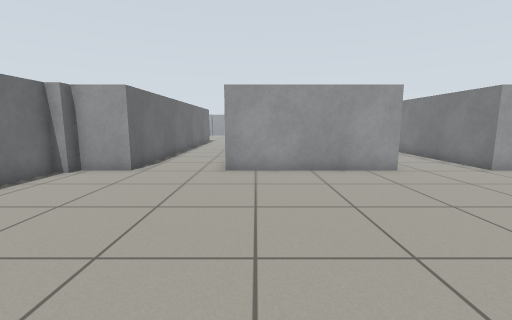
[1] (above)

16 first-person views from a walk through a Gazebo world. The camera is 0.83 m above the floor, tilts 8° down and sees 90° across. The floor is counted in squares, 0.5 m on a side. Each view is taken from the middle of a square. On the plan, view 1 faces up. The plan holds only what a view shows up to about 14 squares ahead; the rest is blank.

[2]
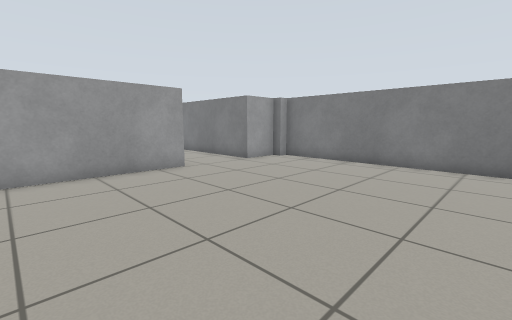

[3]
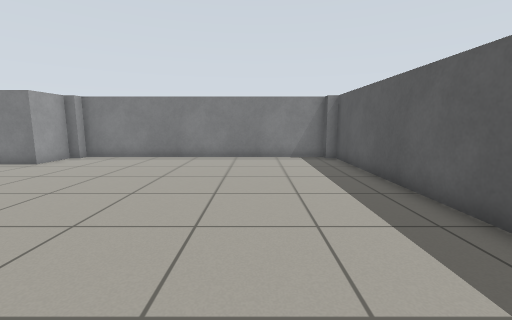

[4]
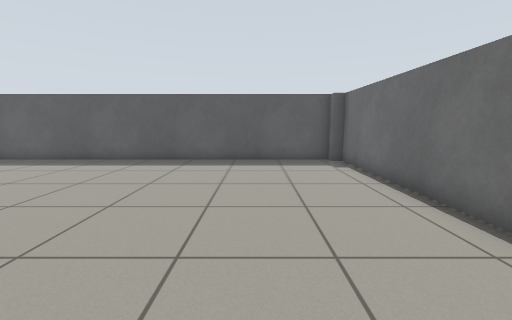

[5]
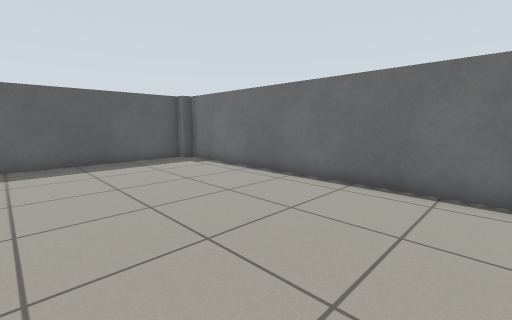

[6]
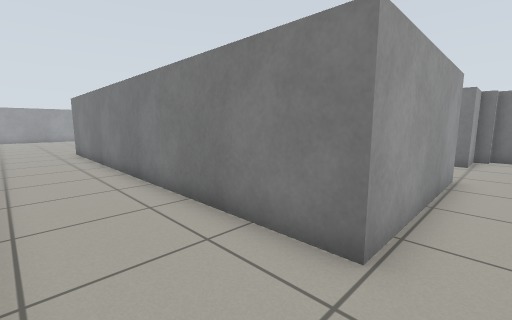

[7]
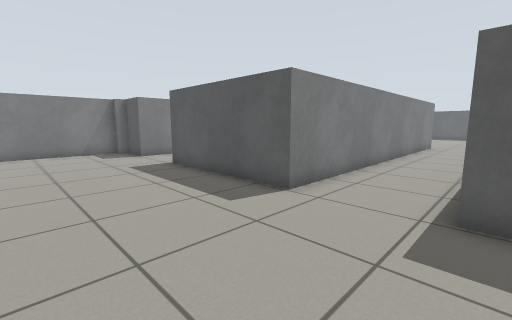

[8]
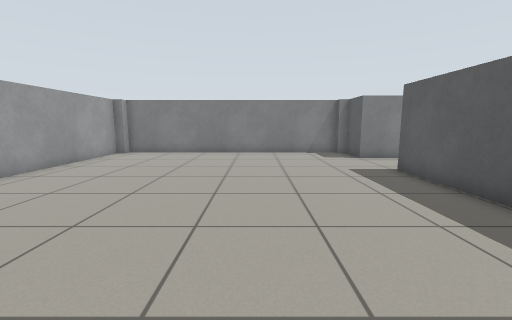

[9]
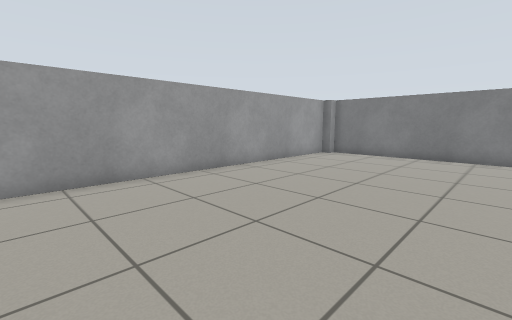

[10]
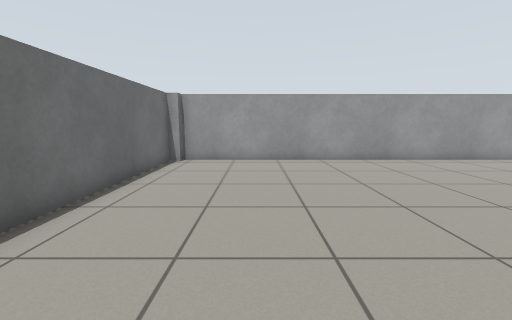

[11]
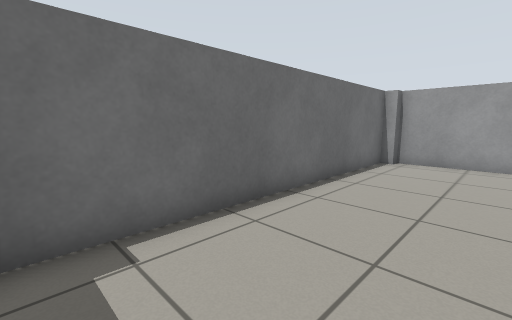

[12]
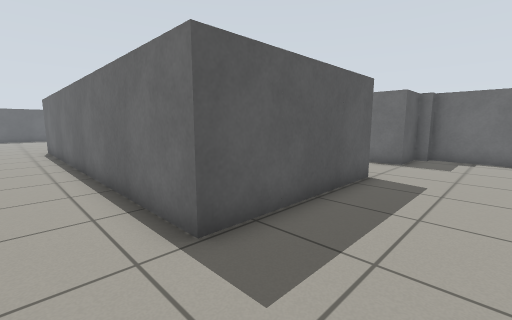

[13]
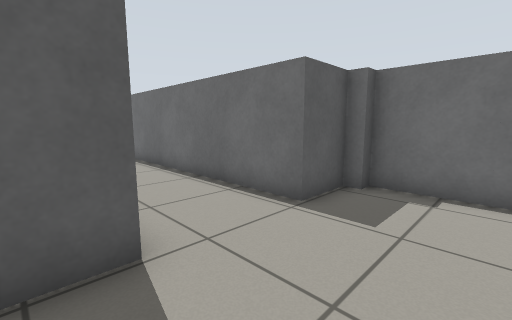

[14]
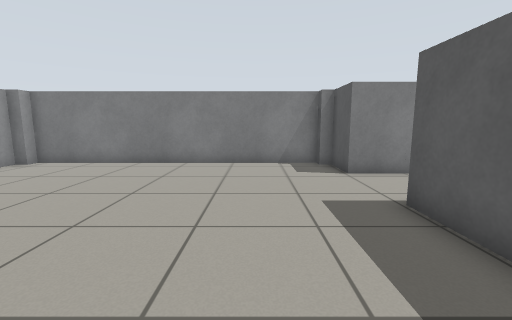

[15]
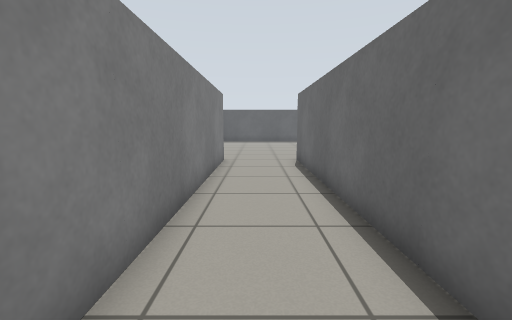

[16]
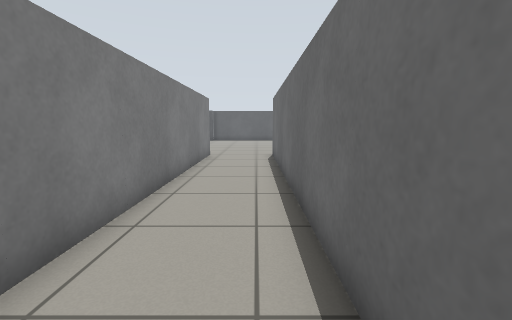

### Floor plan
Ten units are one square. View 1 is at (0, 0); x grows to the right and y downward. Boxes are objects, and circles mark ways between rooms. Rooms are numbered by the first view taken in them; rooms with no view inside come last. Other rooms are left out.
<svg viewBox="-74 -384 188 428">
<path fill="none" stroke="#000" d="M51 -91 -11 -91M-45 -91 -64 -91M104 -91 85 -91M-69 -86 -69 34M-64 39 104 39M109 34 109 -86M85 -228 85 -249 104 -249M-64 -249 -45 -249 -45 -91M109 -254 109 -374M-69 -374 -69 -254M104 -379 -64 -379M-11 -91 -11 -249 51 -249 51 -91M85 -91 85 -208"/>
<circle cx="-30" cy="-90" r="3" fill="#2a7"/>
<circle cx="65" cy="-90" r="3" fill="#2a7"/>
<text x="20" y="-30">1</text>
<text x="20" y="-270">2</text>
</svg>
Room 1 opens to room 2.

Where each view was taken, in squares from view 1:
view 1: 0 up, 0 right, facing up
view 2: 0 up, 0 right, facing up-right
view 3: 0 up, 2 left, facing right
view 4: 8 up, 3 left, facing down
view 5: 8 up, 0 right, facing down-left
view 6: 8 up, 4 left, facing up-right
view 7: 30 up, 5 left, facing down-right
view 8: 30 up, 4 left, facing right
view 9: 30 up, 3 left, facing up-right
view 10: 26 up, 3 left, facing up
view 11: 26 up, 3 left, facing up-left
view 12: 28 up, 7 right, facing down-left
view 13: 28 up, 0 right, facing down-left
view 14: 28 up, 0 right, facing right
view 15: 21 up, 7 right, facing down
view 16: 23 up, 6 right, facing down
